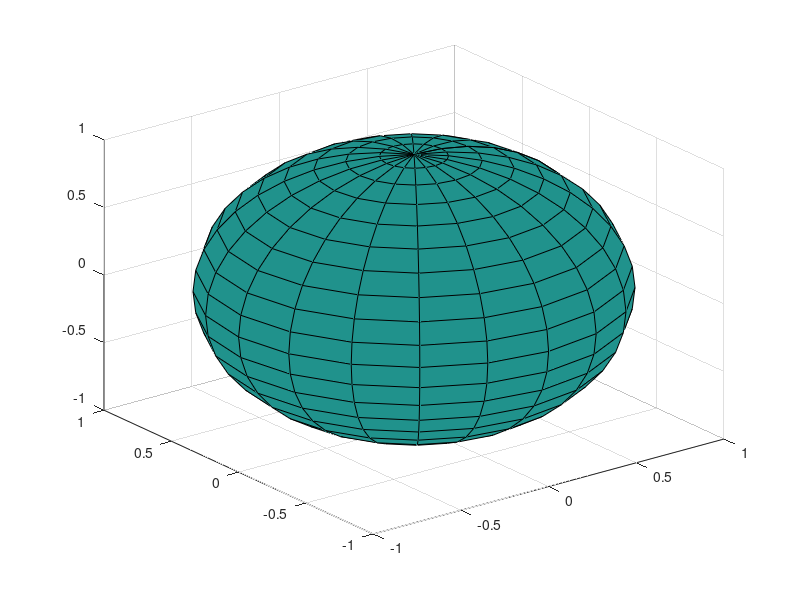

This figure's MATLAB source: (Note: this script raises an error after producing the figure.)

%%  'Gaussian' Sphere


     set(gcf,'color','w');
    
    [X,Y,Z] = sphere(20);
    C = 2*ones(21); 
    
    figure(1); clf; 
    r = linspace(1,5,5);
        N = length(r); 
    for j= 1:N
        figure(1); 
         h = surf(r(j)*X,r(j)*Y,r(j)*Z,C);
         alpha .4; % shading interp; 
         hold on;
    end
    
    [X1,Y1] = meshgrid(linspace(-8,8,21));
    Z1 = 3*ones(21); 
    surf(X1,Y1,Z1,.9*C); % shading interp;  
    light('Position',[0,0,0],'Style','local'); 
    %    camlight left;
    lighting phong; axis off;